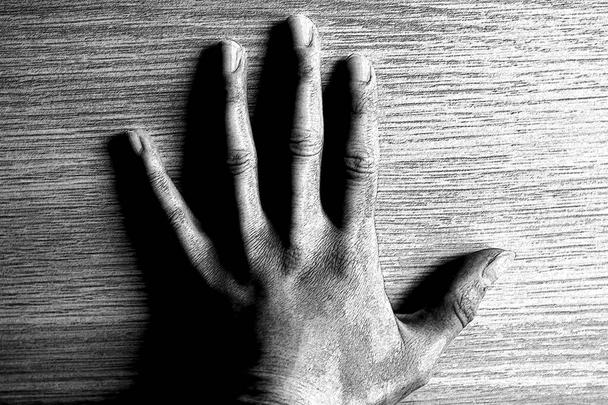
#> input picture hand.jpg, 608 x 405 px
$ python terscevirme.py
#> lines starting #> are read from the running program, lines starting #| are printed output that depends on the picture
import numpy as np
import cv2 as cv
from matplotlib import pyplot as plot
import math

img = cv.imread('hand.jpg')
#> img is the input picture: shape (405, 608, 3); min 0, max 255, mean 129.6

plot.figure(1)
plot.imshow(cv.cvtColor(img, cv.COLOR_BGR2RGB))
plot.title('Orjinal Fotograf', fontweight="bold")


def renkisleme(img, funcao):
    (imgB, imgG, imgR) = cv.split(img)
    imageB = funcao(imgB)
    imageG = funcao(imgG)
    imageR = funcao(imgR)
    image = cv.merge((imageR, imageG, imageB))
    return image
def negativ(img):
    satir = np.size(img, 0)
#> satir = 405
    sutun = np.size(img, 1)
#> sutun = 608
    image = np.zeros((satir, sutun), dtype='uint8')
    for l in range(satir):
        for c in range(sutun):
            image[l, c] = 255 - img[l, c]
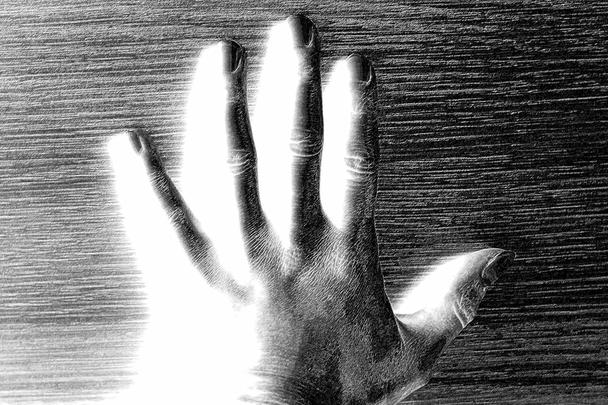
#> image: shape (405, 608); min 0, max 255, mean 125.4
    return image


(imgB, imgG, imgR) = cv.split(img)
imageB = negativ(imgB)
imageG = negativ(imgG)
imageR = negativ(imgR)
image = cv.merge((imageR, imageG, imageB))
#> image: shape (405, 608, 3)
plot.figure(2)
plot.imshow(image)
plot.title('Negatif Goruntu', fontweight="bold")

plot.show()
